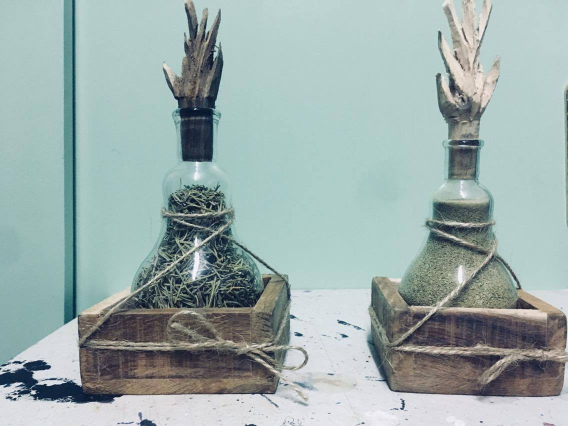
//> input picture computerVision/2.jpg, 1136 x 852 px (shown at 1/2 size)
$ ./main   (built with g++ and OpenCV 4)
//> lines starting //> are read from the running program, lines starting //| are printed output that depends on the picture
//
//  main.cpp
//  computerVision
//
//  Created by Marwan Ihab on 9/25/18.
//  Copyright © 2018 Marwan Ihab. All rights reserved.
//

#include <iostream>
#include <opencv2/opencv.hpp>
#define pi 3.142857

using namespace cv;
using namespace std;


struct point{

    int x;
    int y;
    int value;


};

struct arrayObj{

    double block[8][8];


};

struct arrayobj2 {
    double block[64];
};


// [98 lines left out: function hist, not called in this run]
void colorConversion(){

        Mat image;
        image = imread("/Users/Maro31/Desktop/Reine '17/2.jpg", CV_LOAD_IMAGE_COLOR);
//> image is the input picture: 852 rows x 1136 cols, CV_8UC3; mean B, G, R 171.3, 173.2, 155.8

        if(! image.data )
        {
            std::cout <<  "Could not open or find the image" << std::endl ;

        }

        // Create a new matrix to hold the gray image
        Mat gray;
        Mat YCrCb;
        Mat HSV;

        // convert BGR image to gray
        cvtColor(image, gray, CV_BGR2GRAY);
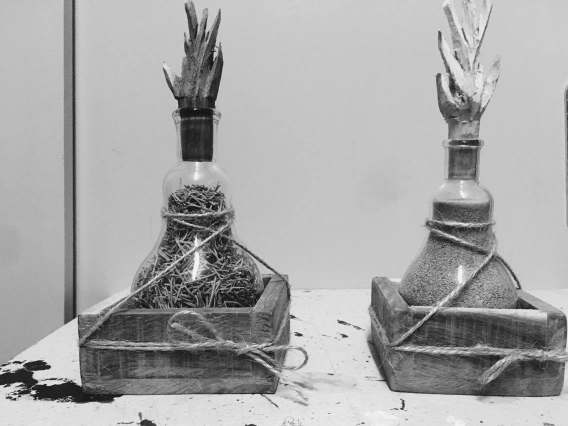
//> gray: 852 rows x 1136 cols, CV_8UC1 (shown at 1/2 size); min 2, max 254, mean 167.7

        //convert BGR image to YCrCb
        cvtColor(image, YCrCb, cv::COLOR_BGR2YCrCb);
//> YCrCb: 852 rows x 1136 cols, CV_8UC3; mean of channels 0, 1, 2 167.7, 119.5, 130.1

        //convert BGR to HSV
        cvtColor(image, HSV, cv::COLOR_BGR2HSV);
//> HSV: 852 rows x 1136 cols, CV_8UC3; mean H, S, V 84.5, 37.5, 176

        namedWindow( "Display window", CV_WINDOW_AUTOSIZE );
        imshow( "Display window", image );

        namedWindow( "Gray scale window", CV_WINDOW_AUTOSIZE );
        imshow( "Gray scale window", gray );

        namedWindow( "YCrCb scale window", CV_WINDOW_AUTOSIZE );
        imshow( "YCrCb  scale window", YCrCb  );
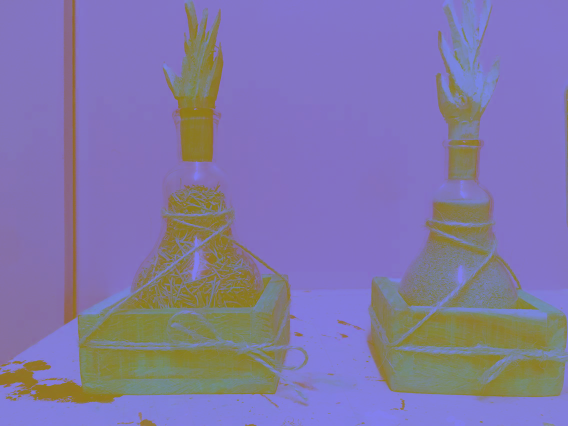
//> window 'YCrCb  scale window': 852 rows x 1136 cols, CV_8UC3 (shown at 1/2 size); mean B, G, R 167.7, 119.5, 130.1

        namedWindow( "HSV scale window", CV_WINDOW_AUTOSIZE );
        imshow( "HSV scale window", HSV );
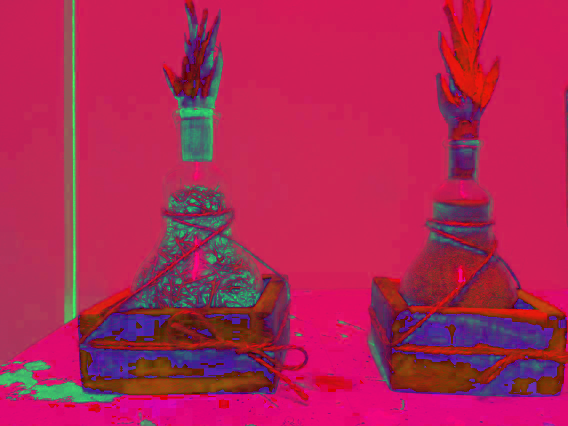
//> window 'HSV scale window': 852 rows x 1136 cols, CV_8UC3 (shown at 1/2 size); mean B, G, R 84.5, 37.5, 176

}

// [708 lines left out: functions resizeToHalf, change, idct, dct, dctQ, convertToBlocks and 5 more, not called in this run]


struct tuplee{

    int value;
    int occurence;

};

struct arrayobj3{
    tuplee rk[64];
};


// [582 lines left out: functions rle, zigzag, zigzagVersion2, zigzagoooRleee, izigzag, irle and 1 more, not called in this run]

// added to run one function of the file
int main() { colorConversion(); }
